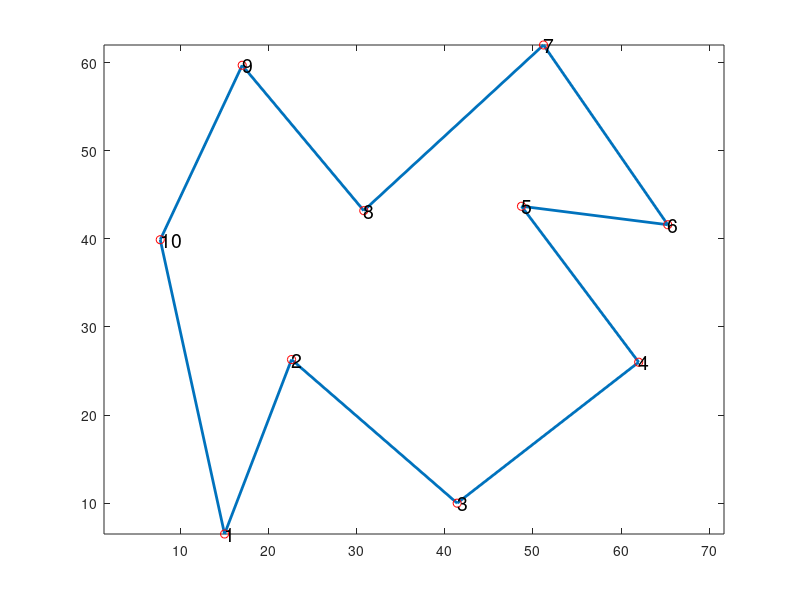

Write the MATLAB code that produced this figure. (Note: this script raises an error after producing the figure.)
clear
close all
casotest=input('case test # (between 1 and 15)  ');
%%%%% case tests from #1 to #5 are taken by
%   J.Zhao, X.Wang, An Algorithm to Searching for the Kernel of a 
% Simple Polygon, 2010 International Conference on Computer 
% Application and System  Modeling (ICCASM 2010), Taiyuan, 2010, 
% pp. V3-455-V3-457, doi:10.1109/ICCASM.2010.5620799.
% case tests from #6 to #9 are taken by
% https://github.com/gaganso/simple_polygon_kernel/blob/master/dll.py
% case tests from #10 to #14 are taken by
% https://github.com/filip256/PolygonKernel/blob/main/examples/
switch casotest
    case 1
       xvert=[20.4 5.6 24.7 30.2 67.4 59.9 63.6 43.5 41];
       yvert=[13.5 40.9 49.2 69.5 64.3 48.4 27.6 31.6 18.8];
    case 2
       xvert=[9.2 23.2 14.7 30.8 59.2 53.9 73.7 53.1 41.8 14.4];
       yvert=[22.2 32.1 48.4 64.4 55.9 33.3 22.3 12.5 21.8 7.2];
    case 3
        xvert=[41.2 18.6 20.4  7.1  4.1 17.4  38.3 61.9 61.9 44.8];
        yvert=[6    9.3  31.9 21.8 38.4 56.3 51   62.3 22.9 31.9];
    case 4
        xvert=[13.4 7.8 28.7  33.7 65.1 56.3 72.4 63.6 55.6 30 27.7 ];
        yvert=[30.2 41.5 47.5 61.6 52.5 39.2 37.2 10.3 17.9 7.3 26.1];
    case 5
        xvert=[7.7  17.  30.8 51.2  65.3 48.7 62. 41.4 22.6 15.];
        yvert=[39.9 59.7 43.2 62    41.6 43.7  26 10   26.3 6.5];
    case 6
        xvert=[1.774193548387097 6.1088709677419351 10.362903225806452 14.939516129032256 12.439516129032256 16.25 5.0604838709677411 8.0241935483870961];
       yvert=[ 3.9339826839826841 5.7196969696969706 4.0422077922077921 2.283549783549784 11.563852813852815 15.405844155844157 18.814935064935067 13.620129870129873];
    case 7
       xvert=[3.3266129032258061, 5.8870967741935489, 8.5887096774193559,11.25, 11.754032258064516, 15.7258064516129, 15.06048387096774,  18.004032258064516, 10.806451612903224, 3.689516129032258, 6.8145161290322571, 8.870967741935484, 9.4153225806451601, 3.991935483870968];
       yvert=[ 4.312770562770563, 9.3722943722943732, 5.7196969696969706, 2.2294372294372291, 8.425324675324676, 8.9935064935064943, 13.971861471861473 17.516233766233768, 19.410173160173162, 18.463203463203467, 16.677489177489178,  15.703463203463205, 12.943722943722944, 13.430735930735931];
     case 8
      xvert=[3.588709677419355, 6.4919354838709671, 13.608870967741936, 15.866935483870968, 16.693548387096772, 11.068548387096772,9.3951612903225801,  3.9516129032258061, 8.125, 2.520161290322581, 1.55241935483871, 1.028225806451613];
      yvert=[ 3.4199134199134198, 5.6926406926406923, 5.4220779220779232, 5.2326839826839837, 10.50865800865801, 11.212121212121213, 17.353896103896105, 18.354978354978357, 13.511904761904763, 10.535714285714286, 7.1807359307359313, 1.3365800865800868];
    case 9
         xvert=[3.245967741935484, 8.3266129032258078, 8.3266129032258078, 11.471774193548388,15.544354838709676, 19.254032258064516, 19.052419354838708, 18.608870967741936, 10.362903225806452, 5.1814516129032251, 4.05241935483871, 0.94758064516129004, 3.125, 2.0161290322580649];
         yvert=[3.5010822510822512, 2.337662337662338, 5.6114718614718626, 5.3138528138528152, 2.283549783549784, 4.258658008658009, 8.0735930735930737, 11.780303030303031, 12.754329004329005, 13.701298701298704, 18.030303030303031, 17.813852813852815, 13.863636363636367, 9.9404761904761916];
    case 10
        xvert=[500,407,275,318,381,264,94,235,396,241,86,290,436,433,453,547,593,639,737,713,678,781,871,741,844,958,865,771,844,902,795,724,744];
        yvert=[219,131,63,187,317,276,272,370,441,494,589,592,539,699,880,731,594,723,896,685,557,628,680,536,515,529,420,373,326,236,231,284,166];
    case 11
        xvert=[441   445   431   439   381   358   239   320   308   385 290   284   135   285   288   382   309   324   227   339 ...
           356   451   401   419   412   485   516   542   562   590 667   654   670   639   715   728   902   764   770   661 ...
           778   778   904   772   766   666   741   732   811   692 654   588   611   588   584   553   517   508   487   470];
        yvert=[39   110   121   219   145   164    90   198   221   299   265   295   317   362   380   392   452   484   563   520 ...
           533   471   566   575   706   597   605   508   610   604   725   584   572   480   528   509   580   455   427   389 ...
          369   342   304   291   269   270   210   193    92   155   136   232   122   121    26   115   109   218   109   108 ];
        yvert=-yvert; % the output figure of the example in github is up side down
        % 
    case 12
        xvert=[ 456   358   362   491   677   729   763   621   456];
        yvert=[ 227   258   369   516   555   436   265   354   354];
    case 13
        xvert=[564   592   626   689   663   644   611   650   705   767   698   651   606   621   618   590   563   536   528   505 ...
           454   405   423   455   487   459   420   374   417   470   510   528   527   534   547   545   544 ];
        yvert=[577   614   636   650   617   577   546   554   541   491   488   468   471   429   371   295   362   409   448   422 ...
            409   389   471   508   516   531   542   547   578   582   570   597   634   686   669   632   600];
     case 14
       xvert=[1.1298    3.7151    6.6484   15.7468   16.6417   10.9739   10.2281    7.0462 ];
       yvert=[1.3440    3.3327    6.0175    5.2220   10.5915   11.0390   14.7678   14.7181  ];
     case 15
        xvert=[0.0    0.3541    0.6805    0.6283    0.3495    0.1];
        yvert=[0.7967    0.6365    0.7967    0.1    0.3427    0.0994 ];
    otherwise
        error('there is no test associated to this number')
end
area_components=xvert.*yvert([2:end,1]) - ...
                      xvert([2:end,1]).*yvert;
area= sign(sum((area_components)));
if area==-1    % the vertices are given clockwise. Therefore
    % we change the order to have the polygon with vertices
    % counterclockwise
xvert=xvert(end:-1:1);
yvert=yvert(end:-1:1);
end
n=length(xvert);
figure
plot([xvert xvert(1)], [yvert yvert(1)],'LineWidth',2)
hold on
plot(xvert,yvert,'ro')
for i=1:length(xvert)
text(xvert(i),yvert(i), num2str(i),'FontSize',14)
end
axis equal
[kernx,kerny,kern_iel]=funkernel(xvert,yvert);
if ~isempty(kernx)
     plot(kernx,kerny,'mo','MarkerFaceColor','m')
     plot([kernx, kernx(1)], [kerny,kerny(1)],'m','LineWidth',2)
     patch([kernx, kernx(1)], [kerny,kerny(1)],'m')
     axis equal
 else
      title('kernel empty')
       axis equal
 end